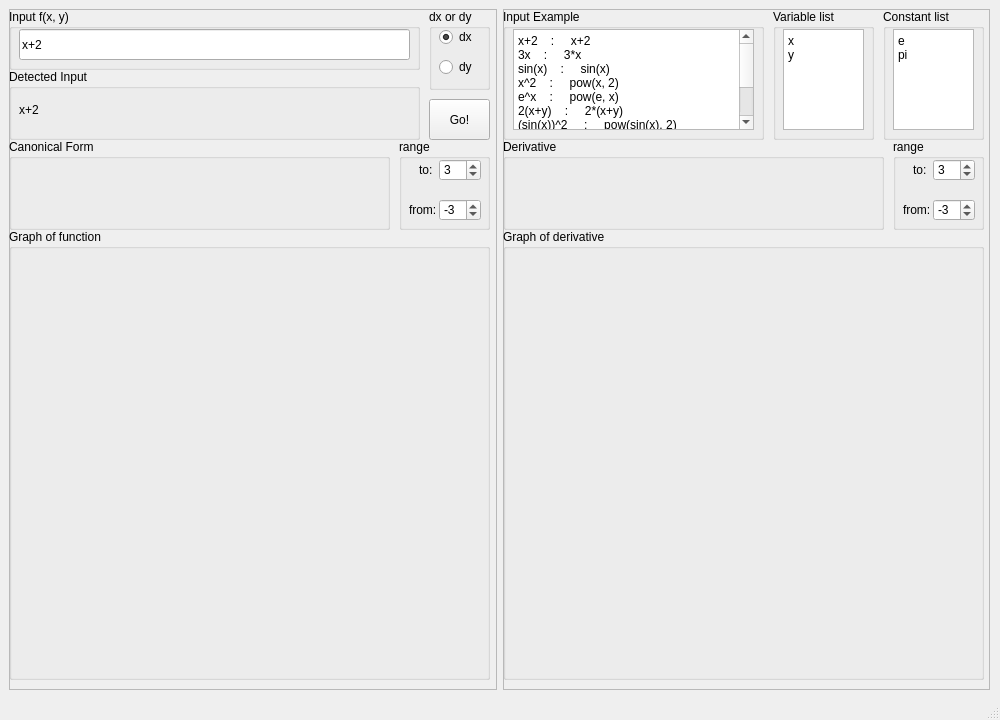
<?xml version="1.0" encoding="UTF-8"?>
<ui version="4.0">
 <class>MainWindow</class>
 <widget class="QMainWindow" name="MainWindow">
  <property name="geometry">
   <rect>
    <x>0</x>
    <y>0</y>
    <width>1000</width>
    <height>720</height>
   </rect>
  </property>
  <property name="sizePolicy">
   <sizepolicy hsizetype="Fixed" vsizetype="Fixed">
    <horstretch>0</horstretch>
    <verstretch>0</verstretch>
   </sizepolicy>
  </property>
  <property name="minimumSize">
   <size>
    <width>1000</width>
    <height>720</height>
   </size>
  </property>
  <property name="maximumSize">
   <size>
    <width>1000</width>
    <height>720</height>
   </size>
  </property>
  <property name="mouseTracking">
   <bool>false</bool>
  </property>
  <property name="windowTitle">
   <string>Pilot Project</string>
  </property>
  <property name="windowIcon">
   <iconset>
    <normaloff>ico.png.png</normaloff>ico.png.png</iconset>
  </property>
  <widget class="QWidget" name="centralwidget">
   <widget class="QWidget" name="horizontalLayoutWidget">
    <property name="geometry">
     <rect>
      <x>9</x>
      <y>9</y>
      <width>981</width>
      <height>681</height>
     </rect>
    </property>
    <layout class="QHBoxLayout" name="horizontalLayout">
     <item>
      <widget class="QFrame" name="frame">
       <property name="enabled">
        <bool>true</bool>
       </property>
       <property name="frameShape">
        <enum>QFrame::StyledPanel</enum>
       </property>
       <property name="frameShadow">
        <enum>QFrame::Raised</enum>
       </property>
       <widget class="QGroupBox" name="groupBox">
        <property name="geometry">
         <rect>
          <x>0</x>
          <y>0</y>
          <width>411</width>
          <height>61</height>
         </rect>
        </property>
        <property name="title">
         <string>Input f(x, y)</string>
        </property>
        <widget class="QLineEdit" name="lineEdit">
         <property name="geometry">
          <rect>
           <x>10</x>
           <y>20</y>
           <width>391</width>
           <height>31</height>
          </rect>
         </property>
         <property name="text">
          <string>x+2</string>
         </property>
        </widget>
       </widget>
       <widget class="QGroupBox" name="groupBox_2">
        <property name="geometry">
         <rect>
          <x>420</x>
          <y>0</y>
          <width>61</width>
          <height>81</height>
         </rect>
        </property>
        <property name="title">
         <string>dx or dy</string>
        </property>
        <widget class="QRadioButton" name="dxButton">
         <property name="geometry">
          <rect>
           <x>10</x>
           <y>20</y>
           <width>41</width>
           <height>16</height>
          </rect>
         </property>
         <property name="text">
          <string>dx</string>
         </property>
         <property name="checked">
          <bool>true</bool>
         </property>
        </widget>
        <widget class="QRadioButton" name="dyButton">
         <property name="geometry">
          <rect>
           <x>10</x>
           <y>50</y>
           <width>41</width>
           <height>16</height>
          </rect>
         </property>
         <property name="text">
          <string>dy</string>
         </property>
        </widget>
       </widget>
       <widget class="QPushButton" name="pushButton">
        <property name="geometry">
         <rect>
          <x>420</x>
          <y>90</y>
          <width>61</width>
          <height>41</height>
         </rect>
        </property>
        <property name="text">
         <string>Go!</string>
        </property>
       </widget>
       <widget class="QGroupBox" name="CanonicalFormBox">
        <property name="geometry">
         <rect>
          <x>0</x>
          <y>130</y>
          <width>381</width>
          <height>91</height>
         </rect>
        </property>
        <property name="title">
         <string>Canonical Form</string>
        </property>
        <widget class="QLabel" name="canonicalOutput">
         <property name="geometry">
          <rect>
           <x>10</x>
           <y>20</y>
           <width>361</width>
           <height>61</height>
          </rect>
         </property>
         <property name="text">
          <string/>
         </property>
         <property name="wordWrap">
          <bool>true</bool>
         </property>
        </widget>
       </widget>
       <widget class="QGroupBox" name="groupBox_4">
        <property name="geometry">
         <rect>
          <x>0</x>
          <y>220</y>
          <width>481</width>
          <height>451</height>
         </rect>
        </property>
        <property name="title">
         <string>Graph of function</string>
        </property>
        <widget class="QWidget" name="verticalLayoutWidget">
         <property name="geometry">
          <rect>
           <x>10</x>
           <y>20</y>
           <width>461</width>
           <height>421</height>
          </rect>
         </property>
         <layout class="QVBoxLayout" name="funcGraphLayout"/>
        </widget>
       </widget>
       <widget class="QGroupBox" name="detectedInputBox">
        <property name="geometry">
         <rect>
          <x>0</x>
          <y>60</y>
          <width>411</width>
          <height>71</height>
         </rect>
        </property>
        <property name="title">
         <string>Detected Input</string>
        </property>
        <widget class="QLabel" name="detectedInput">
         <property name="geometry">
          <rect>
           <x>10</x>
           <y>20</y>
           <width>391</width>
           <height>41</height>
          </rect>
         </property>
         <property name="sizePolicy">
          <sizepolicy hsizetype="Fixed" vsizetype="Fixed">
           <horstretch>0</horstretch>
           <verstretch>0</verstretch>
          </sizepolicy>
         </property>
         <property name="text">
          <string>x+2</string>
         </property>
         <property name="wordWrap">
          <bool>true</bool>
         </property>
        </widget>
       </widget>
       <widget class="QGroupBox" name="groupBox_3">
        <property name="geometry">
         <rect>
          <x>390</x>
          <y>130</y>
          <width>91</width>
          <height>91</height>
         </rect>
        </property>
        <property name="title">
         <string>range</string>
        </property>
        <widget class="QLabel" name="label_2">
         <property name="geometry">
          <rect>
           <x>20</x>
           <y>20</y>
           <width>16</width>
           <height>21</height>
          </rect>
         </property>
         <property name="text">
          <string>to:</string>
         </property>
        </widget>
        <widget class="QSpinBox" name="funcFrom">
         <property name="geometry">
          <rect>
           <x>40</x>
           <y>60</y>
           <width>42</width>
           <height>22</height>
          </rect>
         </property>
         <property name="minimum">
          <number>-100</number>
         </property>
         <property name="maximum">
          <number>100</number>
         </property>
         <property name="value">
          <number>-3</number>
         </property>
        </widget>
        <widget class="QSpinBox" name="funcTo">
         <property name="geometry">
          <rect>
           <x>40</x>
           <y>20</y>
           <width>42</width>
           <height>22</height>
          </rect>
         </property>
         <property name="minimum">
          <number>-100</number>
         </property>
         <property name="maximum">
          <number>100</number>
         </property>
         <property name="value">
          <number>3</number>
         </property>
        </widget>
        <widget class="QLabel" name="label">
         <property name="geometry">
          <rect>
           <x>10</x>
           <y>60</y>
           <width>31</width>
           <height>21</height>
          </rect>
         </property>
         <property name="text">
          <string>from:</string>
         </property>
        </widget>
       </widget>
       <zorder>groupBox</zorder>
       <zorder>groupBox_2</zorder>
       <zorder>pushButton</zorder>
       <zorder>CanonicalFormBox</zorder>
       <zorder>groupBox_4</zorder>
       <zorder>detectedInputBox</zorder>
       <zorder>groupBox_3</zorder>
       <zorder>frame_2</zorder>
       <zorder>frame_2</zorder>
      </widget>
     </item>
     <item>
      <widget class="QFrame" name="frame_2">
       <property name="frameShape">
        <enum>QFrame::StyledPanel</enum>
       </property>
       <property name="frameShadow">
        <enum>QFrame::Raised</enum>
       </property>
       <widget class="QGroupBox" name="groupBox_5">
        <property name="geometry">
         <rect>
          <x>0</x>
          <y>130</y>
          <width>381</width>
          <height>91</height>
         </rect>
        </property>
        <property name="title">
         <string>Derivative</string>
        </property>
        <widget class="QLabel" name="derivativeOutput">
         <property name="geometry">
          <rect>
           <x>10</x>
           <y>20</y>
           <width>361</width>
           <height>61</height>
          </rect>
         </property>
         <property name="text">
          <string/>
         </property>
         <property name="wordWrap">
          <bool>true</bool>
         </property>
        </widget>
       </widget>
       <widget class="QGroupBox" name="groupBox_6">
        <property name="geometry">
         <rect>
          <x>0</x>
          <y>220</y>
          <width>481</width>
          <height>451</height>
         </rect>
        </property>
        <property name="title">
         <string>Graph of derivative</string>
        </property>
        <widget class="QWidget" name="verticalLayoutWidget_2">
         <property name="geometry">
          <rect>
           <x>10</x>
           <y>20</y>
           <width>461</width>
           <height>421</height>
          </rect>
         </property>
         <layout class="QVBoxLayout" name="deriGraphLayout"/>
        </widget>
       </widget>
       <widget class="QGroupBox" name="groupBox_7">
        <property name="geometry">
         <rect>
          <x>0</x>
          <y>0</y>
          <width>261</width>
          <height>131</height>
         </rect>
        </property>
        <property name="title">
         <string>Input Example</string>
        </property>
        <widget class="QTextBrowser" name="textBrowser">
         <property name="geometry">
          <rect>
           <x>10</x>
           <y>20</y>
           <width>241</width>
           <height>101</height>
          </rect>
         </property>
         <property name="html">
          <string>&lt;!DOCTYPE HTML PUBLIC &quot;-//W3C//DTD HTML 4.0//EN&quot; &quot;http://www.w3.org/TR/REC-html40/strict.dtd&quot;&gt;
&lt;html&gt;&lt;head&gt;&lt;meta name=&quot;qrichtext&quot; content=&quot;1&quot; /&gt;&lt;style type=&quot;text/css&quot;&gt;
p, li { white-space: pre-wrap; }
&lt;/style&gt;&lt;/head&gt;&lt;body style=&quot; font-family:'Gulim'; font-size:9pt; font-weight:400; font-style:normal;&quot;&gt;
&lt;p style=&quot; margin-top:0px; margin-bottom:0px; margin-left:0px; margin-right:0px; -qt-block-indent:0; text-indent:0px;&quot;&gt;x+2    :     x+2&lt;/p&gt;
&lt;p style=&quot; margin-top:0px; margin-bottom:0px; margin-left:0px; margin-right:0px; -qt-block-indent:0; text-indent:0px;&quot;&gt;3x    :     3*x&lt;/p&gt;
&lt;p style=&quot; margin-top:0px; margin-bottom:0px; margin-left:0px; margin-right:0px; -qt-block-indent:0; text-indent:0px;&quot;&gt;sin(x)    :     sin(x)&lt;/p&gt;
&lt;p style=&quot; margin-top:0px; margin-bottom:0px; margin-left:0px; margin-right:0px; -qt-block-indent:0; text-indent:0px;&quot;&gt;x^2    :     pow(x, 2)&lt;/p&gt;
&lt;p style=&quot; margin-top:0px; margin-bottom:0px; margin-left:0px; margin-right:0px; -qt-block-indent:0; text-indent:0px;&quot;&gt;e^x    :     pow(e, x)&lt;/p&gt;
&lt;p style=&quot; margin-top:0px; margin-bottom:0px; margin-left:0px; margin-right:0px; -qt-block-indent:0; text-indent:0px;&quot;&gt;2(x+y)    :     2*(x+y)&lt;/p&gt;
&lt;p style=&quot; margin-top:0px; margin-bottom:0px; margin-left:0px; margin-right:0px; -qt-block-indent:0; text-indent:0px;&quot;&gt;(sin(x))^2     :     pow(sin(x), 2)&lt;/p&gt;
&lt;p style=&quot; margin-top:0px; margin-bottom:0px; margin-left:0px; margin-right:0px; -qt-block-indent:0; text-indent:0px;&quot;&gt;(x+y)^2    :     pow(x+y, 2)&lt;/p&gt;
&lt;p style=&quot; margin-top:0px; margin-bottom:0px; margin-left:0px; margin-right:0px; -qt-block-indent:0; text-indent:0px;&quot;&gt;1/(x+y)    :    1/(x+y)&lt;/p&gt;
&lt;p style=&quot; margin-top:0px; margin-bottom:0px; margin-left:0px; margin-right:0px; -qt-block-indent:0; text-indent:0px;&quot;&gt;1/x    :    1/x  or  pow(x, -1)&lt;/p&gt;
&lt;p style=&quot; margin-top:0px; margin-bottom:0px; margin-left:0px; margin-right:0px; -qt-block-indent:0; text-indent:0px;&quot;&gt;x^2 + 2x + 1    :    pow(x, 2)+2*x+1&lt;/p&gt;&lt;/body&gt;&lt;/html&gt;</string>
         </property>
        </widget>
       </widget>
       <widget class="QGroupBox" name="groupBox_9">
        <property name="geometry">
         <rect>
          <x>270</x>
          <y>0</y>
          <width>101</width>
          <height>131</height>
         </rect>
        </property>
        <property name="title">
         <string>Variable list</string>
        </property>
        <widget class="QTextBrowser" name="textBrowser_2">
         <property name="geometry">
          <rect>
           <x>10</x>
           <y>20</y>
           <width>81</width>
           <height>101</height>
          </rect>
         </property>
         <property name="html">
          <string>&lt;!DOCTYPE HTML PUBLIC &quot;-//W3C//DTD HTML 4.0//EN&quot; &quot;http://www.w3.org/TR/REC-html40/strict.dtd&quot;&gt;
&lt;html&gt;&lt;head&gt;&lt;meta name=&quot;qrichtext&quot; content=&quot;1&quot; /&gt;&lt;style type=&quot;text/css&quot;&gt;
p, li { white-space: pre-wrap; }
&lt;/style&gt;&lt;/head&gt;&lt;body style=&quot; font-family:'Gulim'; font-size:9pt; font-weight:400; font-style:normal;&quot;&gt;
&lt;p style=&quot; margin-top:0px; margin-bottom:0px; margin-left:0px; margin-right:0px; -qt-block-indent:0; text-indent:0px;&quot;&gt;x&lt;/p&gt;
&lt;p style=&quot; margin-top:0px; margin-bottom:0px; margin-left:0px; margin-right:0px; -qt-block-indent:0; text-indent:0px;&quot;&gt;y&lt;/p&gt;&lt;/body&gt;&lt;/html&gt;</string>
         </property>
        </widget>
       </widget>
       <widget class="QGroupBox" name="groupBox_10">
        <property name="geometry">
         <rect>
          <x>380</x>
          <y>0</y>
          <width>101</width>
          <height>131</height>
         </rect>
        </property>
        <property name="title">
         <string>Constant list</string>
        </property>
        <widget class="QTextBrowser" name="textBrowser_3">
         <property name="geometry">
          <rect>
           <x>10</x>
           <y>20</y>
           <width>81</width>
           <height>101</height>
          </rect>
         </property>
         <property name="html">
          <string>&lt;!DOCTYPE HTML PUBLIC &quot;-//W3C//DTD HTML 4.0//EN&quot; &quot;http://www.w3.org/TR/REC-html40/strict.dtd&quot;&gt;
&lt;html&gt;&lt;head&gt;&lt;meta name=&quot;qrichtext&quot; content=&quot;1&quot; /&gt;&lt;style type=&quot;text/css&quot;&gt;
p, li { white-space: pre-wrap; }
&lt;/style&gt;&lt;/head&gt;&lt;body style=&quot; font-family:'Gulim'; font-size:9pt; font-weight:400; font-style:normal;&quot;&gt;
&lt;p style=&quot; margin-top:0px; margin-bottom:0px; margin-left:0px; margin-right:0px; -qt-block-indent:0; text-indent:0px;&quot;&gt;e&lt;/p&gt;
&lt;p style=&quot; margin-top:0px; margin-bottom:0px; margin-left:0px; margin-right:0px; -qt-block-indent:0; text-indent:0px;&quot;&gt;pi&lt;/p&gt;&lt;/body&gt;&lt;/html&gt;</string>
         </property>
        </widget>
       </widget>
       <widget class="QGroupBox" name="groupBox_8">
        <property name="geometry">
         <rect>
          <x>390</x>
          <y>130</y>
          <width>91</width>
          <height>91</height>
         </rect>
        </property>
        <property name="title">
         <string>range</string>
        </property>
        <widget class="QLabel" name="label_4">
         <property name="geometry">
          <rect>
           <x>20</x>
           <y>20</y>
           <width>16</width>
           <height>21</height>
          </rect>
         </property>
         <property name="text">
          <string>to:</string>
         </property>
        </widget>
        <widget class="QSpinBox" name="deriFrom">
         <property name="geometry">
          <rect>
           <x>40</x>
           <y>60</y>
           <width>42</width>
           <height>22</height>
          </rect>
         </property>
         <property name="minimum">
          <number>-100</number>
         </property>
         <property name="maximum">
          <number>100</number>
         </property>
         <property name="value">
          <number>-3</number>
         </property>
        </widget>
        <widget class="QSpinBox" name="deriTo">
         <property name="geometry">
          <rect>
           <x>40</x>
           <y>20</y>
           <width>42</width>
           <height>22</height>
          </rect>
         </property>
         <property name="minimum">
          <number>-100</number>
         </property>
         <property name="maximum">
          <number>100</number>
         </property>
         <property name="value">
          <number>3</number>
         </property>
        </widget>
        <widget class="QLabel" name="label_3">
         <property name="geometry">
          <rect>
           <x>10</x>
           <y>60</y>
           <width>31</width>
           <height>21</height>
          </rect>
         </property>
         <property name="text">
          <string>from:</string>
         </property>
        </widget>
       </widget>
       <zorder>groupBox_5</zorder>
       <zorder>groupBox_6</zorder>
       <zorder>groupBox_2</zorder>
       <zorder>groupBox_7</zorder>
       <zorder>groupBox_9</zorder>
       <zorder>groupBox_10</zorder>
       <zorder>groupBox_8</zorder>
      </widget>
     </item>
    </layout>
   </widget>
  </widget>
  <widget class="QStatusBar" name="statusbar"/>
 </widget>
 <resources/>
 <connections/>
</ui>
